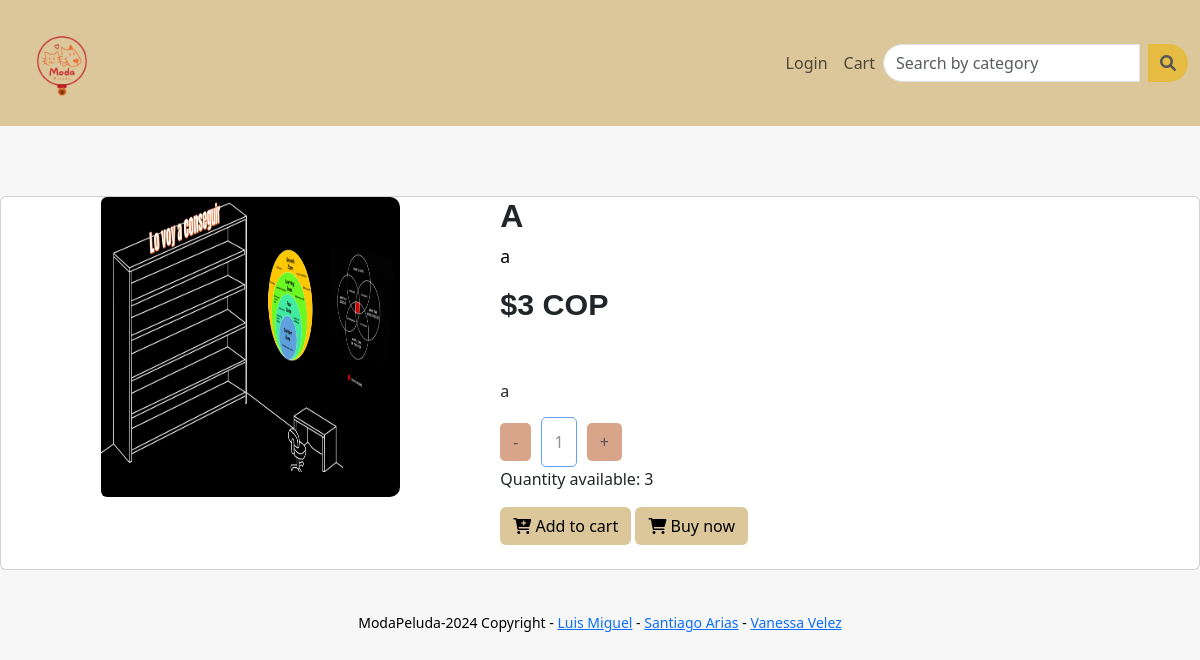
/detail/16, run on an earlier commit of the app's database.
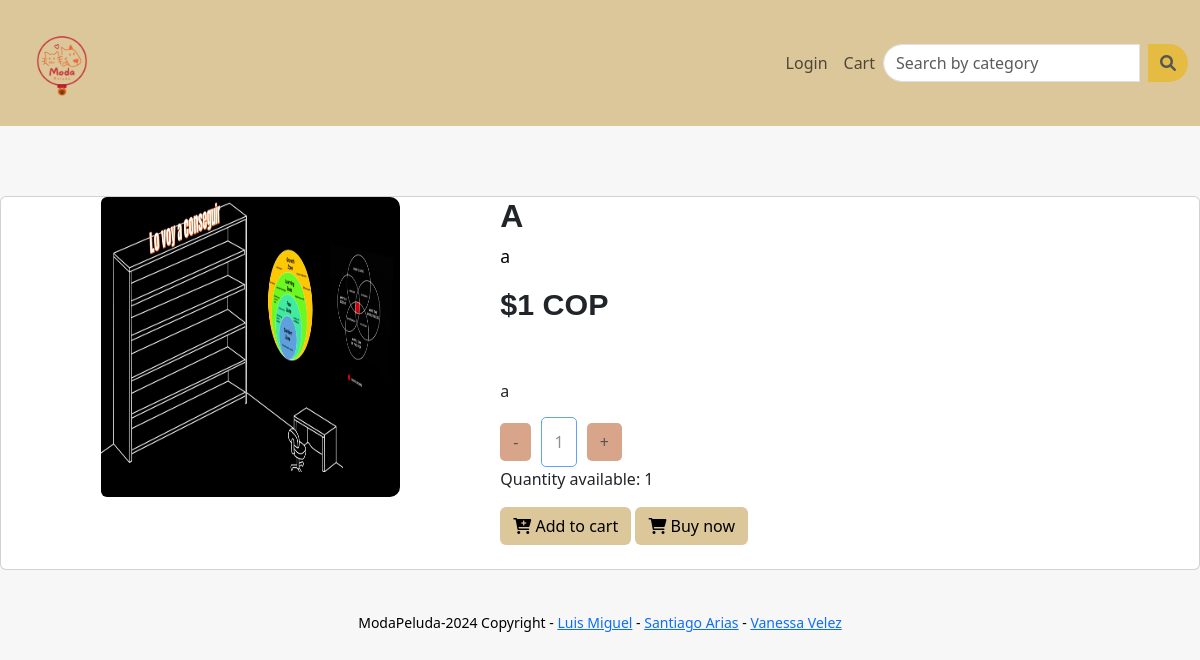
And on a later commit of the database.
### products/models.py (models this page shows, shortened)
class Product(models.Model):
    name=models.CharField(max_length=40)
    description=models.CharField(max_length=40)
    product_image= models.ImageField(upload_to='product_image/',null=True,blank=True , default="product_image/aaaa.jpg")
    price = models.PositiveIntegerField(validators=[MinValueValidator(1)])
    category = models.CharField(max_length = 70)
    quantity = models.PositiveIntegerField(validators=[MinValueValidator(1)])

### products/views.py (the view)
# urls.py: path('detail/<int:pk>', productViews.product_detail_view,name='detail'),
def product_detail_view(request, pk):
    collar = models.Collar.objects.all()
    try:
        product = models.Product.objects.get(id=pk)
    except models.Product.DoesNotExist:
        return HttpResponseNotFound("Producto no encontrado")
    return render(request, 'products/detail.html', {'product': product,'collar': collar})

### templates/products/detail.html (shortened to what this page needs)
{% extends 'base.html' %}
{% load i18n %}
{% load static %}
{% block content %}
<!DOCTYPE html>
<html lang="en">
  <head>
  </head>
  <body>
    <div class="card mb-3">
      <div class="row g-0">
        <div class="col-md-4">
          <div class="product-body">
            <div class="card border-0">
              <img src="{% static product.product_image.url %}" alt="{{ product.name }}" class="img-fluid rounded-start">
            </div>
          </div>
        </div>
        <div class="col-md-8">
          <div class="product-body">
            <h5 class="fw-bold" style="font-size: 2rem;">
              {{ product.name }}
            </h5>
            <p class="product-description">{{ product.description }}</p>
            <h2>${{ product.price }} COP</h2>
            <h6>{{ product.category }}</h6>
            <div class="action-buttons mt-3">
              <div class="quantity-buttons">
                <button type="button" class="btn decreaseQuantity" onclick="reduceQuantity()">-</button>
                <span id="quantity" class="btn btn-outline-primary disabled">1</span>
                <button type="button" class="btn increaseQuantity" onclick="increaseQuantity()">+</button>
              </div>
            </div>
            <div class="quantity-available">
              <p>{% translate "Cantidad disponible" %}: {{ product.quantity }}</p>
            </div>
            {% if user.is_authenticated %}
            <div class="action-buttons mt-3">
              <a class="btn btn-beige-crema" href="{% url 'update-product' pk=product.id %}" role="button">
                <i class="fas fa-edit"></i> {% translate "Modificar producto" %}
              </a>
            </div>
            <div class="action-buttons mt-2">
              <a class="btn btn-beige-crema" href="{% url 'delete-product' pk=product.id %}" role="button" onclick="return confirm('¿Estás seguro de que quieres eliminar este producto?');">
                <i class="fas fa-trash-alt"></i> {% translate "Eliminar producto" %}
              </a>
            </div>
            {% else %}
            <div class="action-buttons mt-3 d-grid gap-2 d-md-block">
              <button type="button" class="btn addToCart" onclick="addToCart()">
                <i class="fas fa-cart-plus"></i> {% translate "Añadir al carrito" %}
              </button>
              <button type="button" class="btn buyNow" onclick="buyNow()">
                <i class="fas fa-shopping-cart"></i> {% translate "Comprar ahora" %}
              </button>
            </div>
            {% endif %}
            <br>
          </div>
        </div>
      </div>
    </div>
  </body>
</html>
{% endblock content %}

### templates/base.html (shortened to what this page needs)
{% load i18n %}
<!DOCTYPE html>
<html lang="es">
<head>
    {% load static %}
    <link href="https://cdn.jsdelivr.net/npm/bootstrap@5.3.2/dist/css/bootstrap.min.css" rel="stylesheet">
    <link rel="stylesheet" href="https://cdnjs.cloudflare.com/ajax/libs/font-awesome/6.0.0-beta3/css/all.min.css">
</head>
<body>
    <nav class="navbar navbar-expand-lg navbar-light navbar-custom">
        <div class="container-fluid">
            <a class="navbar-brand" href="/">
                <img src="{% static 'images/logo.png' %}" alt="Logo">
            </a>
            <div class="collapse navbar-collapse" id="navbarNav">
                <ul class="navbar-nav ms-auto">
                    {% if user.is_authenticated %}
                        <li class="nav-item">
                            <a class="nav-link" href="{% url 'logout-account' %}">{% translate "Cerrar sesión " %} ({{ user.username }})</a>
                        </li>
                        <li class="nav-item">
                            <a class="nav-link" href="{% url 'signup-account' %}">{% translate "Crear administrador" %}</a>
                        </li>
                        <li class="nav-item">
                            <a class="nav-link" href="{% url 'stadistics' %}">{% translate "Ver estadisticas" %}</a>
                        </li>
                        <li class="nav-item">
                            <a class="nav-link" href="{% url 'create-product' %}">{% translate "Crear producto" %}</a>
                        </li>
                    {% else %}
                        <li class="nav-item">
                            <a class="nav-link" href="{% url 'login-account' %}">{% translate "Iniciar sesión" %}</a>
                        </li>
                        <li class="nav-item">
                            <a class="nav-link" href="{% url 'cart' %}">{% translate "Carrito" %}</a>
                        </li>
                    {% endif %}
                </ul>
                <form class="d-flex" action="/search" method="get">
                    <input class="form-control me-2" type="search" name="category" placeholder="{% translate "Buscar por categoría" %}" aria-label="Search">
                    <button class="btn btn-custom" type="submit">
                        <i class="fas fa-search"></i>
                    </button>
                </form>
            </div>
        </div>
    </nav>
    {% block content %}
    {% endblock content %}
</body>
<footer class="footer">
    <div class="copyright py-4 text-center text-black">
        <div class="container">
            <small> ModaPeluda-2024 Copyright - <a  href="https://twitter.com/gotaluism"> Luis Miguel</a> </small>
            <small> - <a  href=""> Santiago Arias</a> </small>
            <small> - <a  href=""> Vanessa Velez</a> </small>
    </div>
    </div>
</footer>
</html>

### templates/base.html (style rules this page uses)
body { background-color: #f7f7f7; }
.navbar-custom { background-color: #dcc79a; }
.navbar-brand img { max-width: 100px; }
.form-control { border-radius: 30px 0 0 30px; }
.btn-custom { border-radius: 0 30px 30px 0; background-color: #e5bc41; border: none; color: #565656; }

### templates/products/detail.html (style rules this page uses)
.action-buttons { display: flex; justify-content: start; align-items: center; gap: 10px; }
.action-buttons .quantity-buttons { display: flex; align-items: center; }
.action-buttons #quantity { color: #555; padding: 12px; border-radius: 5px; margin: 0 10px; }
.action-buttons button.increaseQuantity, .action-buttons button.decreaseQuantity { background-color: #d8a48a; color: #555; padding: 6px 12px; border-radius: 5px; }
.action-buttons button.addToCart, .action-buttons button.buyNow { background-color: #dcc79a; color: #000; }
.product-body { margin-left: 100px; }
.product-body img { width: 300px; height: 300px; border-radius: 10px; }
.product-body h5 { font-family: 'Montserrat', sans-serif; text-transform: uppercase; font-weight: bold; }
.product-body h2 { font-family: 'Montserrat', sans-serif; font-size: 1.9rem; font-weight: bold; margin-bottom: 60px; }
.product-description { font-size: 1.1rem; color: #000; }

What changed in the data, as far as the page shows it:
changed Product: price "3" → "1"; quantity "3" → "1"
